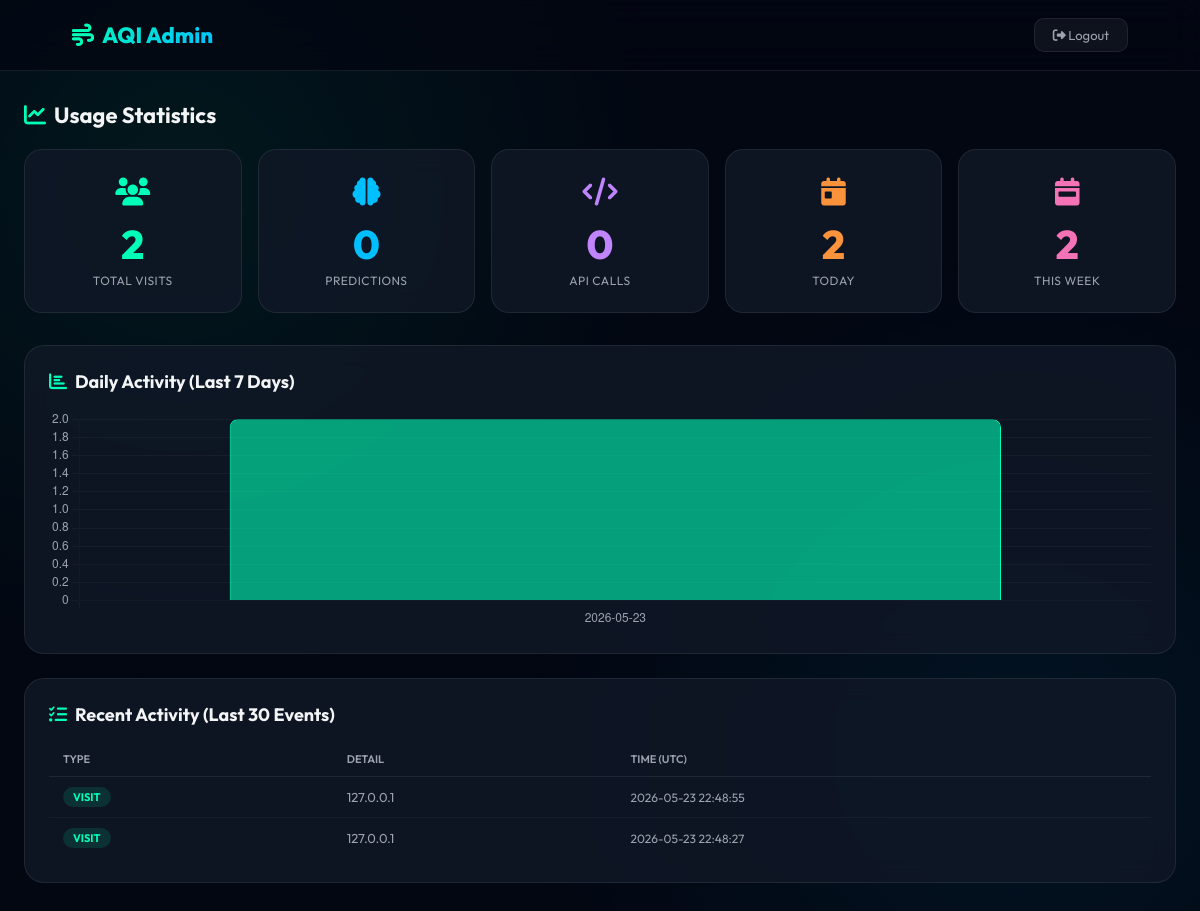
/admin (signed in), run on the app's committed database.
### tables this page shows
CREATE TABLE events (
            id        INTEGER PRIMARY KEY AUTOINCREMENT,
            event     TEXT NOT NULL,
            detail    TEXT DEFAULT '',
            ts        DATETIME DEFAULT CURRENT_TIMESTAMP
        );

### app.py (the view)
@app.route('/admin', methods=['GET', 'POST'])
def admin():
    if request.method == 'POST':
        pwd = request.form.get('password', '')
        if pwd == ADMIN_PASSWORD:
            session['admin'] = True
            return redirect(url_for('admin'))
        return render_template('admin.html', error='Wrong password', logged_in=False)
    if not session.get('admin'):
        return render_template('admin.html', error=None, logged_in=False)
    conn = sqlite3.connect(DB_PATH)
    c = conn.cursor()
    c.execute("SELECT COUNT(*) FROM events WHERE event='page_visit'")
    visits = c.fetchone()[0]
    c.execute("SELECT COUNT(*) FROM events WHERE event='prediction'")
    preds = c.fetchone()[0]
    c.execute("SELECT COUNT(*) FROM events WHERE event='api_call'")
    api_calls = c.fetchone()[0]
    c.execute("SELECT COUNT(*) FROM events WHERE ts >= date('now','-1 day')")
    today = c.fetchone()[0]
    c.execute("SELECT COUNT(*) FROM events WHERE ts >= date('now','-7 days')")
    week = c.fetchone()[0]
    c.execute("SELECT event, detail, ts FROM events ORDER BY id DESC LIMIT 30")
    recent = c.fetchall()
    c.execute("""
        SELECT date(ts) as day, COUNT(*) as cnt
        FROM events GROUP BY day ORDER BY day DESC LIMIT 7
    """)
    daily = c.fetchall()
    conn.close()
    return render_template('admin.html', logged_in=True,
        visits=visits, preds=preds, api_calls=api_calls,
        today=today, week=week, recent=recent, daily=list(reversed(daily)))

### app.py (called while the page is built)
@app.before_request
def track_visit():
    if request.path == '/' and request.method == 'GET':
        log_event('page_visit', request.remote_addr)
    elif request.path == '/predict':
        log_event('prediction', 'form')
    elif request.path.startswith('/api/'):
        log_event('api_call', request.path)

### templates/admin.html (shortened to what this page needs)
<!DOCTYPE html>
<html lang="en">
<head>
    <link rel="stylesheet" href="https://cdnjs.cloudflare.com/ajax/libs/font-awesome/6.4.0/css/all.min.css">
</head>
<body>
{% if not logged_in %}
<div class="login-wrap">
    <div class="login-card">
        <div class="icon"><i class="fa-solid fa-shield-halved"></i></div>
        <h1>Admin Panel</h1>
        <p>AQI Predictor — Usage Statistics Dashboard</p>
        {% if error %}
        <div class="error"><i class="fa-solid fa-circle-exclamation"></i> {{ error }}</div>
        {% endif %}
        <form method="POST">
            <input type="password" name="password" placeholder="Enter admin password" autofocus>
            <button type="submit"><i class="fa-solid fa-right-to-bracket"></i> Sign In</button>
        </form>
    </div>
</div>
{% else %}
<header>
    <div class="logo"><i class="fa-solid fa-wind" style="-webkit-text-fill-color:initial;color:var(--primary);margin-right:8px;"></i>AQI Admin</div>
    <a href="/admin/logout" class="logout-btn"><i class="fa-solid fa-right-from-bracket"></i> Logout</a>
</header>
<main>
    <h2><i class="fa-solid fa-chart-line"></i>Usage Statistics</h2>
    <div class="stats-grid">
        <div class="stat-box">
            <div class="s-icon" style="color:#00ffb7;"><i class="fa-solid fa-users"></i></div>
            <div class="s-val" style="color:#00ffb7;">{{ visits }}</div>
            <div class="s-lbl">Total Visits</div>
        </div>
        <div class="stat-box">
            <div class="s-icon" style="color:#00bfff;"><i class="fa-solid fa-brain"></i></div>
            <div class="s-val" style="color:#00bfff;">{{ preds }}</div>
            <div class="s-lbl">Predictions</div>
        </div>
        <div class="stat-box">
            <div class="s-icon" style="color:#c084fc;"><i class="fa-solid fa-code"></i></div>
            <div class="s-val" style="color:#c084fc;">{{ api_calls }}</div>
            <div class="s-lbl">API Calls</div>
        </div>
        <div class="stat-box">
            <div class="s-icon" style="color:#fb923c;"><i class="fa-solid fa-calendar-day"></i></div>
            <div class="s-val" style="color:#fb923c;">{{ today }}</div>
            <div class="s-lbl">Today</div>
        </div>
        <div class="stat-box">
            <div class="s-icon" style="color:#f472b6;"><i class="fa-solid fa-calendar-week"></i></div>
            <div class="s-val" style="color:#f472b6;">{{ week }}</div>
            <div class="s-lbl">This Week</div>
        </div>
    </div>
    <div class="card">
        <h2 style="margin-bottom:16px;font-size:18px;"><i class="fa-solid fa-chart-bar"></i>Daily Activity (Last 7 Days)</h2>
        <div class="chart-wrap"><canvas id="activityChart"></canvas></div>
    </div>
    <div class="card">
        <h2 style="margin-bottom:16px;font-size:18px;"><i class="fa-solid fa-list-check"></i>Recent Activity (Last 30 Events)</h2>
        <table>
            <thead>
                <tr><th>Type</th><th>Detail</th><th>Time (UTC)</th></tr>
            </thead>
            <tbody>
                {% for ev in recent %}
                <tr>
                    <td>
                        {% if ev[0] == 'page_visit' %}
                            <span class="badge badge-visit">Visit</span>
                        {% elif ev[0] == 'prediction' %}
                            <span class="badge badge-pred">Prediction</span>
                        {% else %}
                            <span class="badge badge-api">API</span>
                        {% endif %}
                    </td>
                    <td style="color:var(--muted);">{{ ev[1] }}</td>
                    <td style="color:var(--muted);font-size:12px;">{{ ev[2] }}</td>
                </tr>
                {% endfor %}
            </tbody>
        </table>
    </div>
</main>
<script>
const dailyData = {{ daily | tojson }};
const labels = dailyData.map(d => d[0]);
const counts = dailyData.map(d => d[1]);
const ctx = document.getElementById('activityChart').getContext('2d');
new Chart(ctx, {
    type: 'bar',
    data: {
        labels,
        datasets: [{
            label: 'Events',
            data: counts,
            backgroundColor: 'rgba(0,255,183,0.6)',
            borderColor: '#00ffb7',
            borderRadius: 8,
            borderWidth: 1
        }]
    },
    options: {
        responsive: true, maintainAspectRatio: false,
        plugins: { legend: { display: false } },
        scales: {
            x: { ticks: { color: '#9ca3af' }, grid: { color: 'rgba(255,255,255,0.04)' } },
            y: { ticks: { color: '#9ca3af' }, grid: { color: 'rgba(255,255,255,0.04)' }, beginAtZero: true }
        }
    }
});
</script>
{% endif %}
</body>
</html>

### templates/admin.html (style rules this page uses)
:root { --bg: #030712; --card: rgba(17,24,39,0.8); --border: rgba(255,255,255,0.08); --primary: #00ffb7; --secondary: #00bfff; --text: #f3f4f6; --muted: #9ca3af; }
* { margin:0; padding:0; box-sizing:border-box; font-family:'Outfit',sans-serif; }
body { background:var(--bg); color:var(--text); min-height:100vh; }
body::before { content:''; position:fixed; inset:0; z-index:-1; pointer-events:none; background: radial-gradient(circle at 15% 20%, rgba(0,255,183,0.07) 0%, transparent 40%), radial-gradient(circle at 85% 80%, rgba(0,191,255,0.07) 0%, transparent 40%); }
header { display:flex; align-items:center; justify-content:space-between; padding:18px 6%; background:rgba(3,7,18,0.7); backdrop-filter:blur(16px); border-bottom:1px solid var(--border); position:sticky; top:0; z-index:100; }
.logo { font-size:22px; font-weight:800; background:linear-gradient(135deg,var(--primary),var(--secondary)); -webkit-background-clip:text; background-clip:text; -webkit-text-fill-color:transparent; }
.logout-btn { background:rgba(255,255,255,0.05); border:1px solid var(--border); border-radius:10px; padding:8px 18px; color:var(--muted); cursor:pointer; font-size:13px; text-decoration:none; transition:all 0.2s; }
main { max-width:1200px; margin:0 auto; padding:30px 24px; }
h2 { font-size:22px; font-weight:700; margin-bottom:20px; }
h2 i { color:var(--primary); margin-right:8px; }
.stats-grid { display:grid; grid-template-columns:repeat(auto-fit,minmax(180px,1fr)); gap:16px; margin-bottom:32px; }
.stat-box { background:var(--card); border:1px solid var(--border); border-radius:18px; padding:24px 20px; text-align:center; backdrop-filter:blur(12px); transition:transform 0.2s; }
.stat-box .s-icon { font-size:28px; margin-bottom:10px; }
.stat-box .s-val { font-size:40px; font-weight:800; margin-bottom:4px; }
.stat-box .s-lbl { font-size:12px; color:var(--muted); text-transform:uppercase; letter-spacing:0.5px; }
.card { background:var(--card); border:1px solid var(--border); border-radius:20px; padding:24px; margin-bottom:24px; backdrop-filter:blur(12px); }
table { width:100%; border-collapse:collapse; font-size:13px; }
thead th { color:var(--muted); font-weight:600; text-align:left; padding:10px 14px; border-bottom:1px solid var(--border); text-transform:uppercase; font-size:11px; }
tbody tr { border-bottom:1px solid rgba(255,255,255,0.04); }
tbody tr:last-child { border-bottom:none; }
tbody td { padding:10px 14px; }
.badge { display:inline-block; padding:3px 10px; border-radius:20px; font-size:11px; font-weight:700; text-transform:uppercase; }
.badge-visit { background:rgba(0,255,183,0.12); color:#00ffb7; }
.chart-wrap { height:220px; }

### data on the page
events: event "VISIT", detail "127.0.0.1", ts "2026-05-23 22:48:55"
events: event "VISIT", detail "127.0.0.1", ts "2026-05-23 22:48:27"

### other printed values
{{ visits }} "2"
{{ preds }} "0"
{{ api_calls }} "0"
{{ today }} "2"
{{ week }} "2"
chart data {{ daily | tojson }} [["2026-05-23", 2]]
